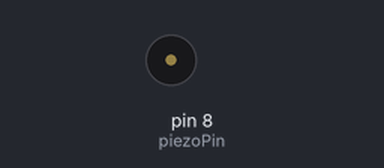
The sketch below on a simulated Arduino Uno, built with avr-gcc and run on an emulated ATmega328P. Shown: buzzer (waves = sounding).

Above: at 0.4 s.
At 9.2 s:
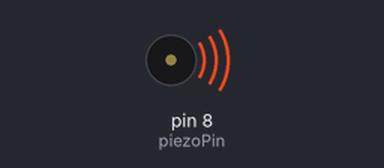
Timing chart, 0 to 9.7 s (numbered marks = the images above):
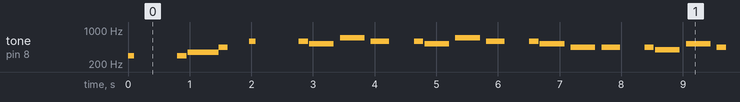

Measured:
- by itself, tone on pin 8 (piezoPin): plays 293 Hz for 0.10 s, 293 Hz for 0.15 s, 349 Hz for 0.50 s, 440 Hz for 0.15 s, 587 Hz for 0.10 s, 587 Hz for 0.15 s … (223 notes in this stretch)

The sketch:

speaker.ino
```cpp
int piezoPin=8;

void setup() {

}//close setup

void loop() {

  /*Tone needs 2 arguments, but can take three
    1) Pin#
    2) Frequency - this is in hertz (cycles per second) which determines the pitch of the noise made
    3) Duration - how long teh tone plays
  */
   tone(piezoPin, 293.6, 100);
   delay (800);
   tone(piezoPin, 293.6, 150);
   delay(170);
   tone(piezoPin, 349.2, 1000);
   delay (500);
   tone(piezoPin, 440, 150);
   delay(500);
   tone(piezoPin, 587.2, 100);
   delay (800);
   tone(piezoPin, 587.2, 150);//
   delay(170);
   tone(piezoPin, 523.2, 400);
   delay (500);
   tone(piezoPin, 698.4, 400);
   delay (500);
   tone(piezoPin, 587.2, 300);
   delay (700);
   tone(piezoPin, 587.2, 150);//
   delay(170);
   tone(piezoPin, 523.2, 400);
   delay (500);
   tone(piezoPin, 698.4, 400);
   delay (500);
   tone(piezoPin, 587.2, 300);
   delay (700);
   tone(piezoPin, 587.2, 150);//
   delay(170);
   tone(piezoPin, 523.2, 400);
   delay (500);
   tone(piezoPin, 440, 400);// 8beat end
   delay (500);
   tone(piezoPin, 440, 300);
   delay (700);
   tone(piezoPin, 440, 150);
   delay(170);
   tone(piezoPin, 392, 400);
   delay (500);
   tone(piezoPin, 523.2, 400);
   delay (500);
   tone(piezoPin, 440, 300);
   delay (700);
   tone(piezoPin, 440, 150);
   delay(170);
   tone(piezoPin, 392, 400);
   delay (500);
   tone(piezoPin, 349.2, 400);
   delay (500);
   tone(piezoPin, 329.6, 300);
   delay(3500);
}
```
